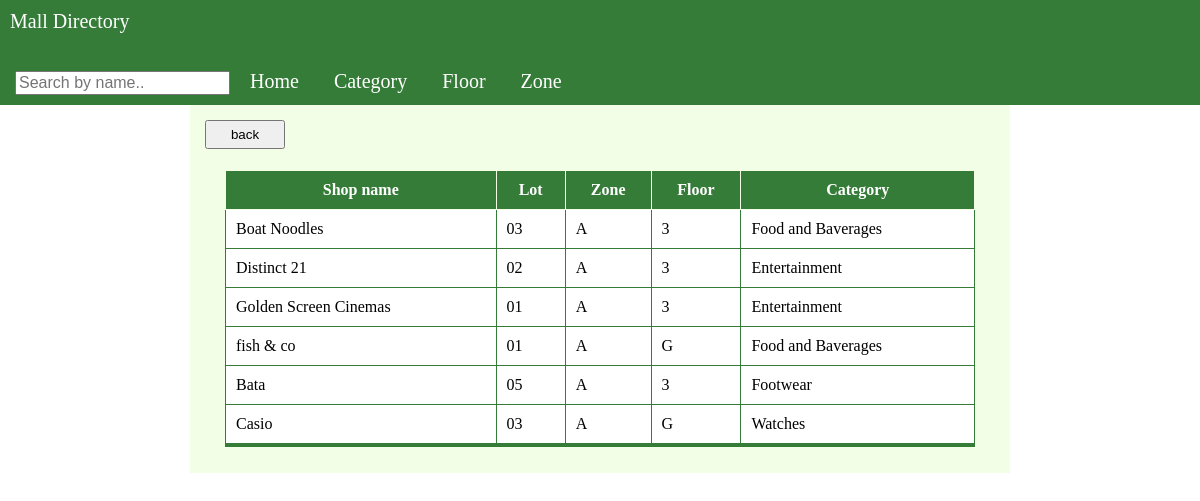
The app's page /directory/view.php?zone=A with its own data.
### tables this page shows
CREATE TABLE `tenant` (
  `id` int(11) NOT NULL,
  `name` text NOT NULL,
  `lot` varchar(255) NOT NULL,
  `zone` varchar(255) NOT NULL,
  `floor` varchar(255) NOT NULL,
  `category` varchar(255) NOT NULL
);

### directory/view.php (the view, shortened to what this page needs)
<?php
include('../includes/header_directory.php');
?>
<!DOCTYPE html>
<html>
<head>
<link rel="stylesheet" type="text/css" href="../includes/style.css">
</head>
<body>
<div class="container">
<button id="backbtn" onclick="document.location='index.php'">back</button><dl>
<table id="tenantTable">
	<thead>
	<tr>
	<th>Shop name</th>
	<th>Lot</th>
	<th>Zone</th>
	<th>Floor</th>
	<th>Category</th>
	</tr>
	</thead>
	<tbody>
<?php
	if(isset($_GET['name'])):
		$column = 'name';
		$getInput= $_GET['name'];
	elseif(isset($_GET['category'])):
		$column = 'category';
		$getInput = $_GET['category'];
	elseif(isset($_GET['floor'])):
		$column = 'floor';
		$getInput = $_GET['floor'];
	elseif(isset($_GET['zone'])):
		$column = 'zone';
		$getInput = $_GET['zone'];
	endif;
?>
<?php
	if($getInput != ""):
		$db = initdb();
		$sql = "SELECT * FROM tenant WHERE $column = '$getInput'";
		if($stmt = $db->prepare($sql)):
			if($stmt->bind_result($id, $name, $lot, $zone, $floor, $category)):
				if($stmt->execute()):
?>
<?php
					while($stmt->fetch()):
?>
					<tr>
					<td><?=$name?></td>
					<td><?=$lot?></td>
					<td><?=$zone?></td>
					<td><?=$floor?></td>
					<td><?=$category?></td>
					</tr>
		</tbody>
<?php
					endwhile;
				else:
					die('execute() failed: ' . htmlspecialchars($stmt->error));
				endif;
			else:
				die('bind_result() failed: ' . htmlspecialchars($stmt->error));
			endif;
		else:
			die("prepare() failed: " . htmlspecialchars($db->error) );
		endif;
	else:
		die("no id");
	endif;
?>
</table>
</div>
</body>
</html>

### includes/style.css (style rules this page uses)
div.container { margin: auto; width: 800px; padding: 10px; background-color: rgb(242, 255, 230); }
table { font-family: Calibri; border-collapse: collapse; border-color: rgb(242, 255, 230); border-bottom: 4px solid rgb(54, 124, 57); margin: auto; width: 750px; }
body { margin: 0px; }
th { color: white; background-color: rgb(54, 124, 57); border: 1px solid rgb(242, 255, 230); text-align: center; padding: 10px; }
td { border: 1px solid rgb(54, 124, 57); padding: 10px; background-color: white; }
#backbtn { padding: 5px; margin: 5px; width: 80px; }

### records on screen
tenant: name "Boat Noodles", lot "03", zone "A", floor "3", category "Food and Baverages"
tenant: name "Distinct 21", lot "02", zone "A", floor "3", category "Entertainment"
tenant: name "Golden Screen Cinemas", lot "01", zone "A", floor "3", category "Entertainment"
tenant: name "fish & co", lot "01", zone "A", floor "G", category "Food and Baverages"
tenant: name "Bata", lot "05", zone "A", floor "3", category "Footwear"
tenant: name "Casio", lot "03", zone "A", floor "G", category "Watches"
